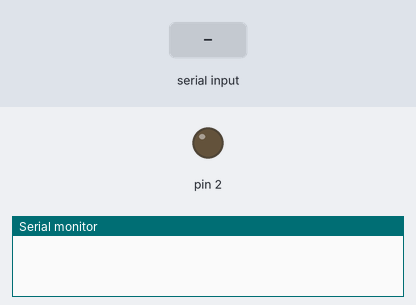
Bench run of a sketch on a simulated Arduino Leonardo, built with avr-gcc and run on an emulated ATmega32U4. Shown: output pins drawn as LEDs (lit = HIGH), the last lines printed to the serial monitor. Inputs (shaded band) come from the test bench.

Above: at 1.2 s.
1.3 s: "1" received over the second serial link
At 2.1 s:
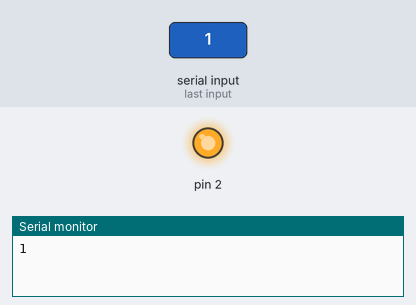
Timing chart, 0 to 4.3 s (numbered marks = the images above; inputs shaded):
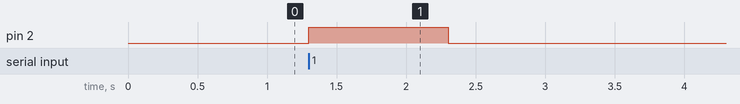

Measured:
- after the input at 1.3 s, pin 2: LOW → HIGH at once, → LOW 1.0 s later

The sketch:

rx_micro.ino
```cpp
void setup() {
  Serial.begin(9600);
  Serial1.begin(9600);
  pinMode(2, OUTPUT);
}
void loop() {
   digitalWrite(2, LOW);
   if (Serial.available() > 0) {
     Serial1.write(Serial.read());
   }
   if (Serial1.available() > 0) {
    Serial.write(Serial1.read());
    digitalWrite(2, HIGH);
    delay(1000);
   }
}
```
